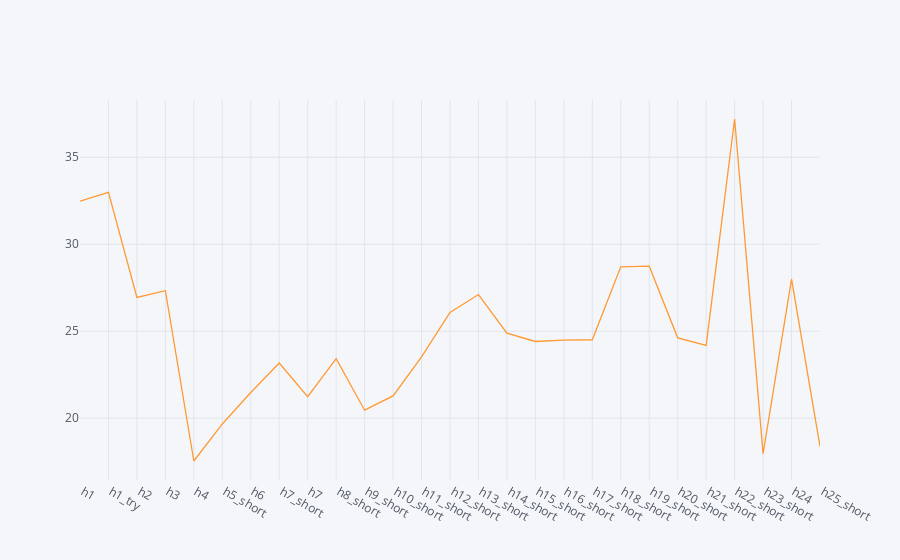

Source (notebook cell):
### Code cell
smooth_df.iplot(kind='scatter', x='ID', y='Angle_of_Drop_with_Normal')

### Figure 1 — Plotly figure (JSON) as saved in the notebook; plotly's stock layout.template omitted (floating-point values rounded to 4 significant figures)
{"data": [{"line": {"color": "rgba(255, 153, 51, 1.0)", "dash": "solid", "shape": "linear", "width": 1.3}, "mode": "lines", "name": "Angle_of_Drop_with_Normal", "text": "", "type": "scatter", "x": [" h1", " h1_try", " h2", " h3", " h4", " h5_short", " h6", " h7_short", " h7", " h8_short", " h9_short", " h10_short", " h11_short", " h12_short", " h13_short", " h14_short", " h15_short", " h16_short", " h17_short", " h18_short", " h19_short", " h20_short", " h21_short", " h22_short", " h23_short", " h24", " h25_short"], "y": [32.48, 32.98, 26.94, 27.33, 17.54, 19.67, 21.48, 23.17, 21.24, 23.42, 20.46, 21.28, 23.52, 26.08, 27.11, 24.89, 24.41, 24.49, 24.51, 28.7, 28.74, 24.62, 24.19, 37.2, 17.96, 28, 18.38]}], "layout": {"legend": {"bgcolor": "#F5F6F9", "font": {"color": "#4D5663"}}, "paper_bgcolor": "#F5F6F9", "plot_bgcolor": "#F5F6F9", "title": {"font": {"color": "#4D5663"}}, "xaxis": {"gridcolor": "#E1E5ED", "showgrid": true, "tickfont": {"color": "#4D5663"}, "title": {"font": {"color": "#4D5663"}, "text": ""}, "zerolinecolor": "#E1E5ED"}, "yaxis": {"gridcolor": "#E1E5ED", "showgrid": true, "tickfont": {"color": "#4D5663"}, "title": {"font": {"color": "#4D5663"}, "text": ""}, "zerolinecolor": "#E1E5ED"}}}
